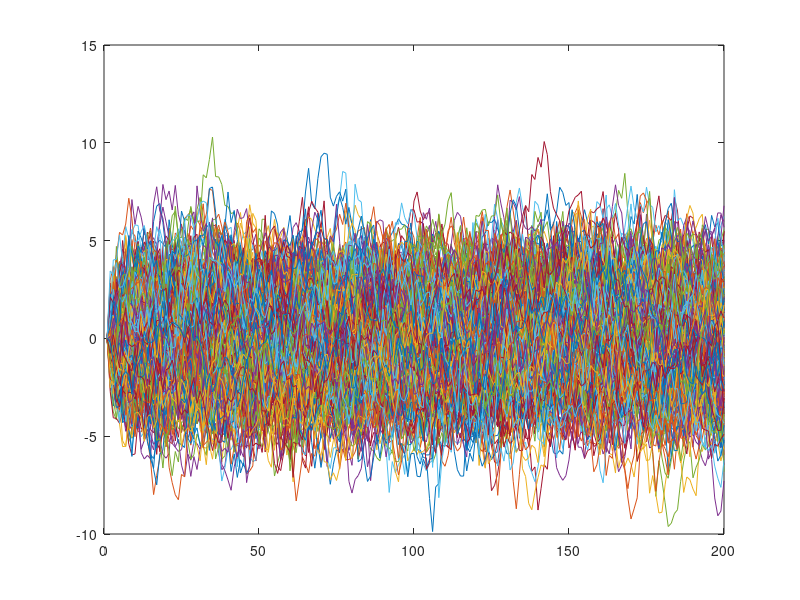

Recreate this plot in MATLAB. (Note: this script raises an error after producing the figure.)
clear all
close all

N=200;                          % Количество отсчетов
K=400;                          % Количество реализаций
mu=0;                           % Среднее по ансамблю
sigma=1;                        % 
l1=2;
l2=20;

scatter_pos1=[10,9 ;50,49;100,99;200,199]
scatter_pos2=[50,40;100,90;200,190]

rm_walk = zeros(N,K);   % Генерация матрицы с NxK


%{
----Генерация случайного блуждания c затуханием------
%}
for i=1:K;
    for j=2:N;
        rm_walk(j,i)= 0.9*rm_walk(j-1,i) + normrnd(mu, sigma);
    end
end 

%{
----Построение всех реализаций на одном полотне------
%}
figure
for i=1:K;
    plot(rm_walk(:,i))
    hold on
end

%{
--------Построение диаграмм рассеяния---------
%}
figure
scatter_rm_walk(rm_walk, scatter_pos1,1)
scatter_rm_walk(rm_walk, scatter_pos2,2)

%{
-----Расчет автокорр функции----
%}
rm_walk_shifted=circshift(rm_walk,1);
rm_walk_times=rm_walk_shifted.*rm_walk;

for i=1:N;
    autocorr_rm_walk(i)=mean(rm_walk_times(i,:));
end

figure
plot(autocorr_rm_walk)

function scatter_rm_walk(rm_walk, scatter_pos,plot_number)
k=length(scatter_pos(:,1))
for i=1:k;
    subplot(2,1,plot_number)
    scatter(rm_walk(scatter_pos(i,1),:),rm_walk(scatter_pos(i,2),:)); 
    hold on
end
hold off
end
